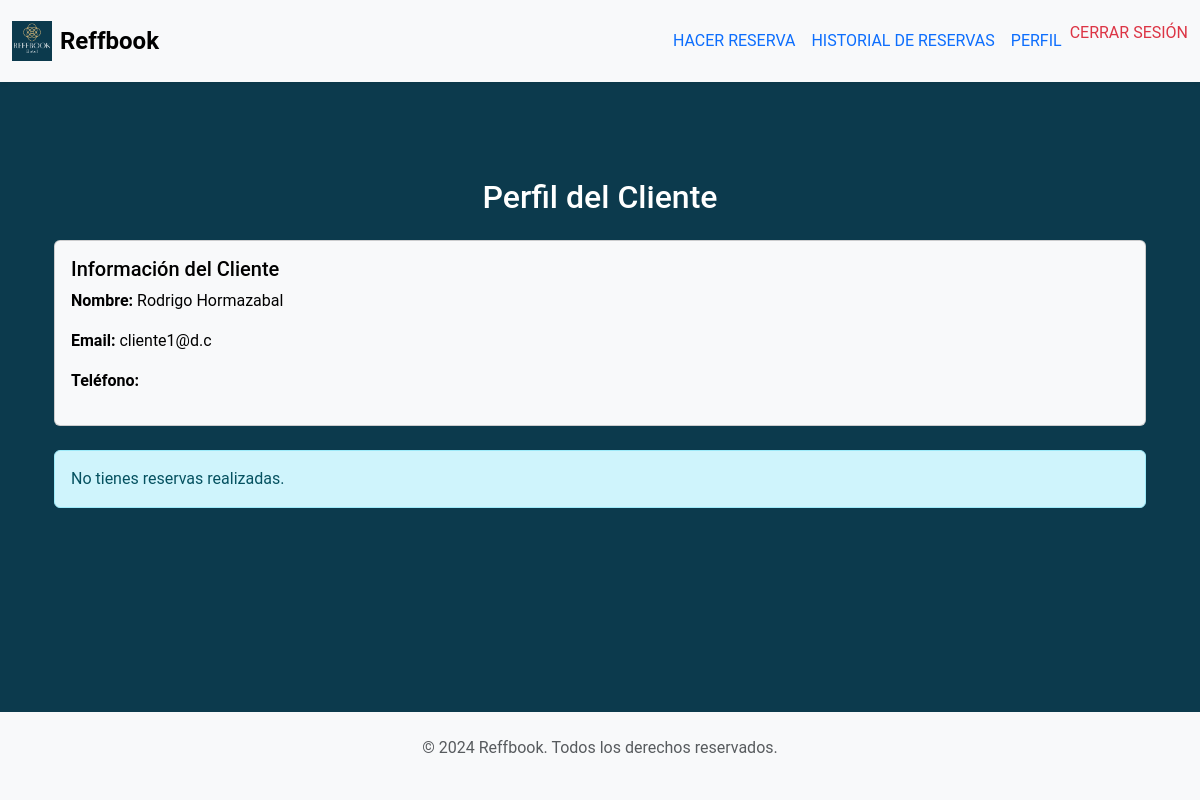
The page /cliente_datos/ (signed in) on the database as committed earlier.
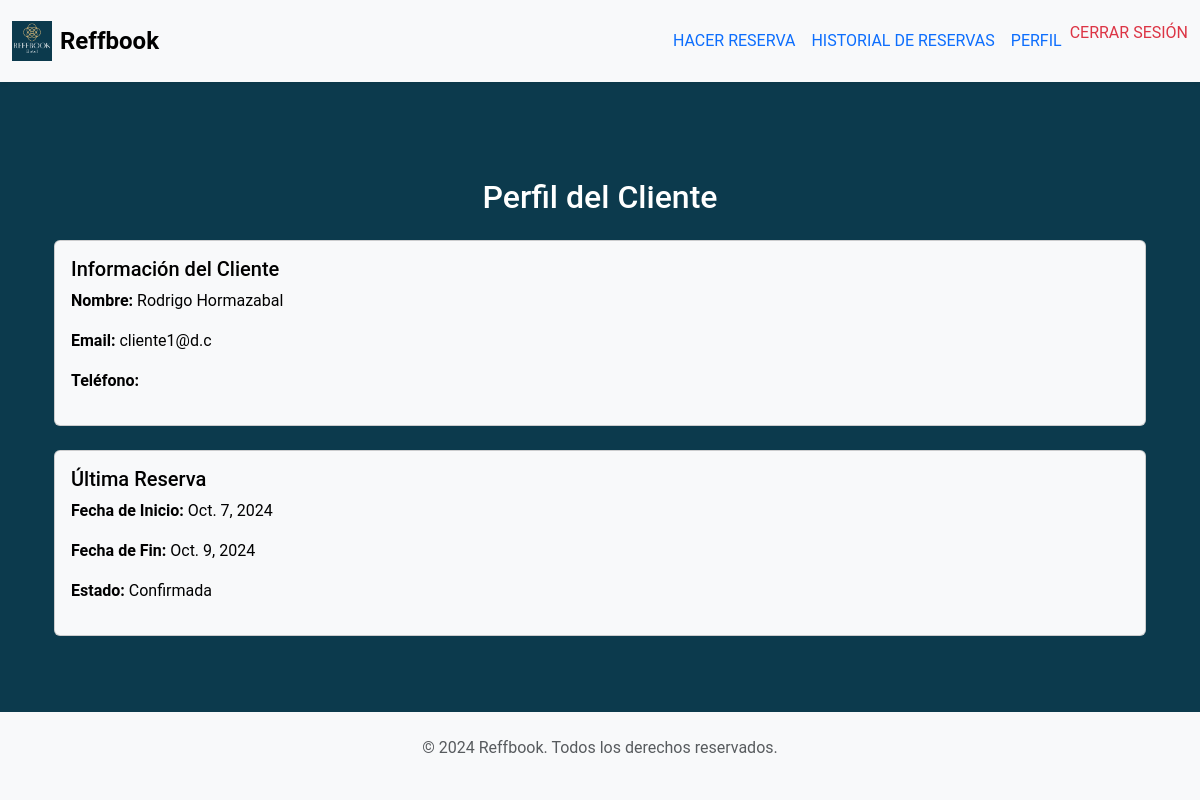
The same page on the database as committed later.
### core/models.py (models this page shows, shortened)
class Reserva(models.Model):
    reserva_fecha = models.DateField(auto_now_add=True)  # Fecha cuando se realizó la reserva
    reserva_fecha_inicio = models.DateField()  # Fecha de inicio de la estancia
    reserva_fecha_fin = models.DateField()  # Fecha de finalización de la estancia
    reserva_total_dias = models.IntegerField(blank=True, null=True)  # Se puede calcular automáticamente
    reserva_estado = models.CharField(max_length=50, default='Pendiente')  # Estado de la reserva
    tipo_pago = models.CharField(max_length=100, default='Tarjeta de Crédito')
    usuario = models.ForeignKey(User, on_delete=models.CASCADE)  # Relación con Cliente
    habitacion = models.ForeignKey(Habitacion, on_delete=models.CASCADE)  # Relación con Habitación

### core/views.py (the view)
# urls.py: path('cliente_datos/', views.cliente_datos, name='cliente_datos'),
@login_required
def cliente_datos(request):
    user = request.user
    cliente = None
    ultima_reserva = None
    es_admin = user.is_superuser
    if not es_admin:
        try:
            cliente = user.cliente
            ultima_reserva = Reserva.objects.filter(usuario=user).order_by('-reserva_fecha').first()
        except Cliente.DoesNotExist:
            messages.error(request, "No se encontró información del cliente.")
    return render(request, 'core/clientes/cliente_datos.html', {
        'cliente': cliente,
        'ultima_reserva': ultima_reserva,
        'es_admin': es_admin,
    })

### core/templates/core/clientes/cliente_datos.html (shortened to what this page needs)
{% extends 'base.html' %}
{% load static %}
{% block content %}
    <div class="container mt-5">
        <h2 class="text-center mb-4">Perfil del Cliente</h2>
        {% if cliente %}
            <div class="card mb-4">
                <div class="card-body">
                    <h5 class="card-title">Información del Cliente</h5>
                    <p><strong>Nombre:</strong> {{ cliente.cliente_nombre }} {{ cliente.cliente_apellidos }}</p>
                    <p><strong>Email:</strong> {{ user.email }}</p>
                    <p><strong>Teléfono:</strong> {{ cliente.cliente_telefono }}</p>
                </div>
            </div>
            {% if ultima_reserva %}
                <div class="card mb-4">
                    <div class="card-body">
                        <h5 class="card-title">Última Reserva</h5>
                        <p><strong>Fecha de Inicio:</strong> {{ ultima_reserva.reserva_fecha_inicio }}</p>
                        <p><strong>Fecha de Fin:</strong> {{ ultima_reserva.reserva_fecha_fin }}</p>
                        <p><strong>Estado:</strong> {{ ultima_reserva.reserva_estado }}</p>
                    </div>
                </div>
            {% else %}
                <div class="alert alert-info">No tienes reservas realizadas.</div>
            {% endif %}
        {% elif es_admin %}
            <div class="alert alert-success">Eres un administrador. Puedes gestionar la aplicación desde el panel de administración.</div>
            <a href="{% url 'adminrf_home' %}" class="btn btn-primary">Ir al Panel de Administración</a>
        {% else %}
            <div class="alert alert-danger">No se encontró información del cliente.</div>
        {% endif %}
    </div>
{% endblock %}

Rows that differ between the two databases and show on the page:
added Reserva: reserva_fecha_inicio "Oct. 7, 2024", reserva_fecha_fin "Oct. 9, 2024", reserva_estado "Confirmada"
Other text that changed with them:
text no longer shown: "No tienes reservas realizadas."
text now shown: "Última Reserva Fecha de Inicio: Fecha de Fin: Estado:"
